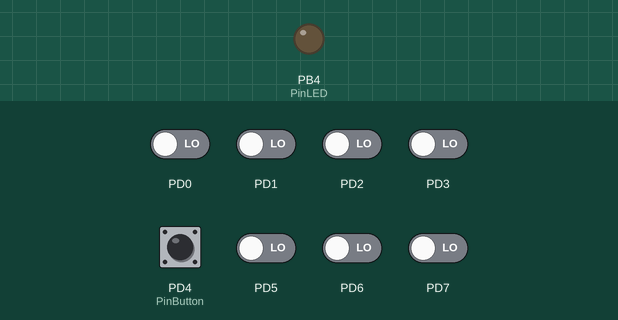
This program was run on a simulated ATmega168, built with avr-gcc and emulated at 1 MHz. Parts: output pins drawn as LEDs (lit = HIGH). Inputs (shaded band) come from the test bench; at power-on: PD0–3, PD4 (PinButton), PD5–7 LOW.

Above: at 1.2 s.
1.3 s: PD4 (PinButton) pulled HIGH for 0.15 s
At 1.6 s:
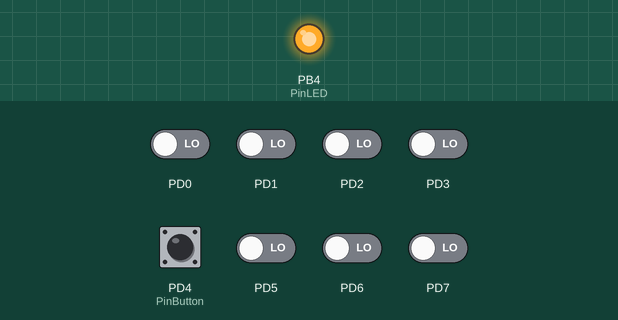
2.9 s: PD4 (PinButton) pulled HIGH for 1 s
At 4.0 s:
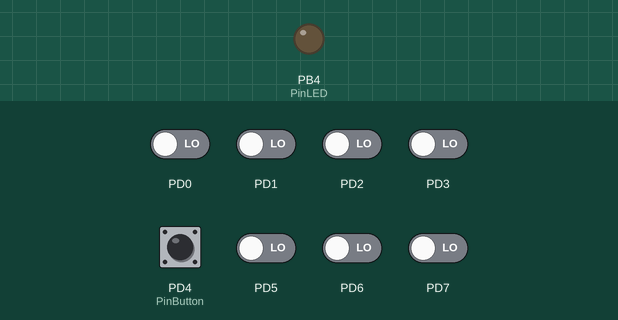
Timing chart, 0 to 5.9 s (numbered marks = the images above; inputs shaded):
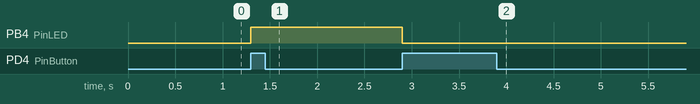

Measured:
- after the input at 1.3 s, PB4 (PinLED): LOW → HIGH at once
- after the input at 2.9 s, PB4 (PinLED): HIGH → LOW at once

The program:

main.c
```c
#include <avr/io.h>
#include <stdbool.h>
#include "../common/pin.h"

/* Toggle LED with a button.
 *
 * - LED powered by PB4
 * - Push button, powered, connected to PD4
 * - Pulldown resistor on PD4
 *
 * LED starts off and its state is toggled when we press the push button.
 */

#define PinLED PinB4
#define PinButton PinD4

int main()
{
    bool button_was_pressed = false;
    bool led_is_on = false;

    pinoutputmode(PinLED);

    while (1) {
        if (pinishigh(PinButton)) {
            if (!button_was_pressed) {
                button_was_pressed = true;
                led_is_on = !led_is_on;
            }
        } else {
            button_was_pressed = false;
        }
        if (led_is_on) {
            pinhigh(PinLED);
        } else {
            pinlow(PinLED);
        }
    }
}
```

pin.c
```c
#include "pin.h"
#include "util.h"

void pinhigh(Pin pin)
{
    switch ((pin >> 3) & 0b11) {
        case 0b01:
            sbi(PORTB, pin & 0b111);
            break;
#ifdef PORTC
        case 0b10:
            sbi(PORTC, pin & 0b111);
            break;
#endif
#ifdef PORTD
        case 0b11:
            sbi(PORTD, pin & 0b111);
            break;
#endif
    }
}

void pinlow(Pin pin)
{
    switch ((pin >> 3) & 0b11) {
        case 0b01:
            cbi(PORTB, pin & 0b111);
            break;
#ifdef PORTC
        case 0b10:
            cbi(PORTC, pin & 0b111);
            break;
#endif
#ifdef PORTD
        case 0b11:
            cbi(PORTD, pin & 0b111);
            break;
#endif
    }
}

void pinset(Pin pin, bool high)
{
    if (high) {
        pinhigh(pin);
    } else {
        pinlow(pin);
    }
}

bool pinishigh(Pin pin)
{
    unsigned char portval = 0;
    switch ((pin >> 3) & 0b11) {
        case 0b01:
            portval = PINB;
            break;
#ifdef PINC
        case 0b10:
            portval = PINC;
            break;
#endif
#ifdef PIND
        case 0b11:
            portval = PIND;
            break;
#endif
    }
    return (portval & (1 << (pin & 0b111))) != 0;
}

void pininputmode(Pin pin)
{
    switch ((pin >> 3) & 0b11) {
        case 0b01:
            cbi(DDRB, pin & 0b111);
            break;
#ifdef DDRC
        case 0b10:
            cbi(DDRC, pin & 0b111);
            break;
#endif
#ifdef DDRD
        case 0b11:
            cbi(DDRD, pin & 0b111);
            break;
#endif
    }
}

void pinoutputmode(Pin pin)
{
    switch ((pin >> 3) & 0b11) {
        case 0b01:
            sbi(DDRB, pin & 0b111);
            break;
#ifdef DDRC
        case 0b10:
            sbi(DDRC, pin & 0b111);
            break;
#endif
#ifdef DDRD
        case 0b11:
            sbi(DDRD, pin & 0b111);
            break;
#endif
    }
}
```

pin.h
```c
#pragma once

#include <stdbool.h>
/* Pin structure is 3 bits for the pin number and 2 bits for the port number */

typedef enum {
    PinB0 = 0b01000,
    PinB1 = 0b01001,
    PinB2 = 0b01010,
    PinB3 = 0b01011,
    PinB4 = 0b01100,
    PinB5 = 0b01101,
    PinB6 = 0b01110,
    PinB7 = 0b01111,
#ifdef PORTC
    PinC0 = 0b10000,
    PinC1 = 0b10001,
    PinC2 = 0b10010,
    PinC3 = 0b10011,
    PinC4 = 0b10100,
    PinC5 = 0b10101,
    PinC6 = 0b10110,
    PinC7 = 0b10111,
#endif
#ifdef PORTD
    PinD0 = 0b11000,
    PinD1 = 0b11001,
    PinD2 = 0b11010,
    PinD3 = 0b11011,
    PinD4 = 0b11100,
    PinD5 = 0b11101,
    PinD6 = 0b11110,
    PinD7 = 0b11111,
#endif
} Pin;

void pinhigh(Pin pin);
void pinlow(Pin pin);
void pinset(Pin pin, bool high);
bool pinishigh(Pin pin);
void pininputmode(Pin pin);
void pinoutputmode(Pin pin);
```

tone.c
```c
#include "tone.h"
#include <avr/io.h>
#include <stdbool.h>

static volatile bool tone_was_interrupted = false;

/* frequency: hertz
 * duration: millis, 0 == forever, until with stop_tone() through an interrupt
 */
void tone(Pin pin, unsigned int frequency, unsigned int duration)
{
    unsigned long target_counter_reset;
    unsigned char prescaler_shifts[5] = {0, 3, 6, 8, 10};
    unsigned char prescaler_bits[5] = {0b001, 0b010, 0b011, 0b100, 0b101};
    unsigned char prescaler_index;
    unsigned int prescaled_counter_reset;
    unsigned long toggle_count;
    bool piezo_is_on = false;

    tone_was_interrupted = false;

    // We divide by 2 because our frequency represent a whole cycle (on, then off)
    target_counter_reset = F_CPU / frequency / 2;
    for (prescaler_index=0; prescaler_index<=5; prescaler_index++) {
        if (target_counter_reset >> prescaler_shifts[prescaler_index] <= 0xffff) {
            break;
        }
    }
    prescaled_counter_reset = target_counter_reset >> prescaler_shifts[prescaler_index];
    toggle_count = 2 * (long)frequency * (long)duration / 1000;

    // Set CS10, CS11 and CS12 according to our selected prescaler bits
    TCCR1B |= prescaler_bits[prescaler_index];

    while (1) {
        if (TCNT1 >= prescaled_counter_reset) {
            piezo_is_on = !piezo_is_on;
            pinset(pin, piezo_is_on);
            TCNT1 = 0;
            if (duration > 0) {
                toggle_count--;
                if (toggle_count == 0) {
                    break;
                }
            }
            else if (tone_was_interrupted) {
                tone_was_interrupted = false;
                break;
            }
        }
    }
    pinlow(pin);
}

void stop_tone()
{
    tone_was_interrupted = true;
}
```

tone.h
```c
#pragma once

#include "../common/pin.h"

void tone(Pin pin, unsigned int frequency, unsigned int duration);
void stop_tone();
```

tune.c
```c
#include "tune.h"
#include <util/delay.h>
#include "tone.h"

static void pause()
{
    _delay_ms(300);
}

void play_note(Pin pin, unsigned int frequency)
{
    if (frequency == 0) {
        return;
    }
    else if (frequency == NOTE_PAUSE) {
        pause();
    } else {
        tone(pin, frequency, 200);
        _delay_ms(100);
    }
}

void play_tune(Pin pin, Tune tune)
{
    unsigned char i;

    for (i=0; ; i++) {
        if (tune[i] == 0) {
            break;
        } else {
            play_note(pin, tune[i]);
        }
    }
}
```

tune.h
```c
#pragma once

#include "../common/pin.h"

#define NOTE_PAUSE 1
#define NOTE_C4 262
#define NOTE_D4 294
#define NOTE_E4 330
#define NOTE_F4 349
#define NOTE_G4 392
#define NOTE_A4 440
#define NOTE_B4 494
#define NOTE_C5 523
#define NOTE_C5S 554
#define NOTE_D5 587
#define NOTE_E5 659
#define NOTE_F5 698

typedef unsigned int Tune[];

void play_note(Pin pin, unsigned int frequency);
void play_tune(Pin pin, Tune tune);
```

uart.c
```c
#include <avr/io.h>
#include <stdio.h>

// This code comes from https://arduino.stackexchange.com/a/29399 . I don't know
// where it comes from originally, but it works, so who cares!
static int uart_putchar(char c, FILE *stream)
{
    if (c == '\n') {
        uart_putchar('\r', stream);
    }
    loop_until_bit_is_set(UCSR0A, UDRE0);
    UDR0 = c;
    return 0;
}

// function to initialize UART
void uart_init(unsigned long int baud)
{
    unsigned int baudrate = F_CPU/(baud*16UL)-1;
    UBRR0H = (baudrate>>8);             // shift the register right by 8 bits
    UBRR0L = baudrate;                  // set baud rate
    UCSR0B|= (1<<TXEN0)|(1<<RXEN0);     // enable receiver and transmitter
    UCSR0C|= (1<<UCSZ00)|(1<<UCSZ01);   // 8bit data format

    static FILE uart0fd;
    fdev_setup_stream((&uart0fd), uart_putchar, NULL,  _FDEV_SETUP_WRITE);
    stdout = &uart0fd;
}
```

util.h
```c
#include <avr/io.h>

#ifndef cbi
#define cbi(sfr, bit) (_SFR_BYTE(sfr) &= ~_BV(bit))
#endif
#ifndef sbi
#define sbi(sfr, bit) (_SFR_BYTE(sfr) |= _BV(bit))
#endif
```
